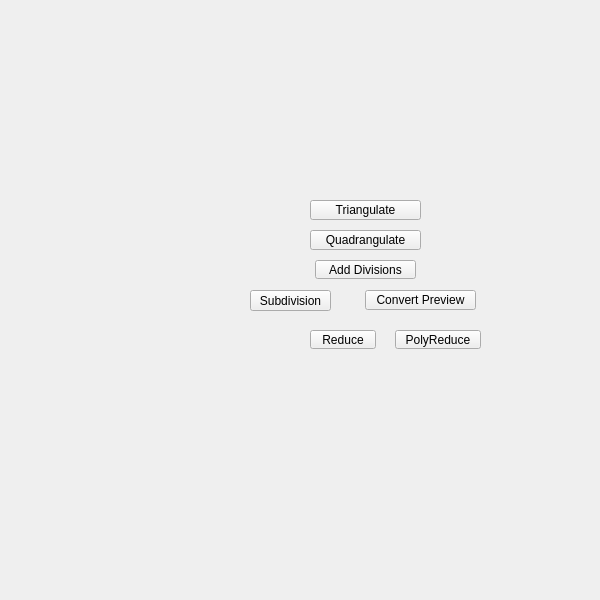
<?xml version="1.0" encoding="UTF-8"?>
<ui version="4.0">
 <class>QtUi</class>
 <widget class="QMainWindow" name="QtUi">
  <property name="enabled">
   <bool>true</bool>
  </property>
  <property name="geometry">
   <rect>
    <x>0</x>
    <y>0</y>
    <width>600</width>
    <height>600</height>
   </rect>
  </property>
  <property name="sizePolicy">
   <sizepolicy hsizetype="Ignored" vsizetype="Ignored">
    <horstretch>0</horstretch>
    <verstretch>0</verstretch>
   </sizepolicy>
  </property>
  <property name="minimumSize">
   <size>
    <width>0</width>
    <height>0</height>
   </size>
  </property>
  <property name="maximumSize">
   <size>
    <width>600</width>
    <height>600</height>
   </size>
  </property>
  <property name="cursor">
   <cursorShape>ArrowCursor</cursorShape>
  </property>
  <property name="whatsThis">
   <string>main</string>
  </property>
  <property name="toolButtonStyle">
   <enum>Qt::ToolButtonIconOnly</enum>
  </property>
  <property name="tabShape">
   <enum>QTabWidget::Triangular</enum>
  </property>
  <property name="dockNestingEnabled">
   <bool>true</bool>
  </property>
  <property name="dockOptions">
   <set>QMainWindow::AllowNestedDocks|QMainWindow::AllowTabbedDocks|QMainWindow::AnimatedDocks|QMainWindow::ForceTabbedDocks</set>
  </property>
  <widget class="QWidget" name="widget">
   <property name="sizePolicy">
    <sizepolicy hsizetype="Ignored" vsizetype="Ignored">
     <horstretch>0</horstretch>
     <verstretch>0</verstretch>
    </sizepolicy>
   </property>
   <widget class="QPushButton" name="i004">
    <property name="geometry">
     <rect>
      <x>250</x>
      <y>290</y>
      <width>81</width>
      <height>21</height>
     </rect>
    </property>
    <property name="minimumSize">
     <size>
      <width>0</width>
      <height>21</height>
     </size>
    </property>
    <property name="maximumSize">
     <size>
      <width>16777215</width>
      <height>21</height>
     </size>
    </property>
    <property name="whatsThis">
     <string>subdivision</string>
    </property>
    <property name="text">
     <string>Subdivision</string>
    </property>
   </widget>
   <widget class="QPushButton" name="b004">
    <property name="enabled">
     <bool>true</bool>
    </property>
    <property name="geometry">
     <rect>
      <x>395</x>
      <y>330</y>
      <width>86</width>
      <height>19</height>
     </rect>
    </property>
    <property name="maximumSize">
     <size>
      <width>111</width>
      <height>19</height>
     </size>
    </property>
    <property name="toolTip">
     <string>Simplify a polygonal object by reducing geometry while preserving the overall shape of the mesh.</string>
    </property>
    <property name="text">
     <string>PolyReduce</string>
    </property>
    <property name="iconSize">
     <size>
      <width>18</width>
      <height>18</height>
     </size>
    </property>
   </widget>
   <widget class="QPushButton" name="b008">
    <property name="enabled">
     <bool>true</bool>
    </property>
    <property name="geometry">
     <rect>
      <x>315</x>
      <y>260</y>
      <width>101</width>
      <height>19</height>
     </rect>
    </property>
    <property name="maximumSize">
     <size>
      <width>111</width>
      <height>19</height>
     </size>
    </property>
    <property name="toolTip">
     <string>Tesselate modifier</string>
    </property>
    <property name="text">
     <string>Add Divisions</string>
    </property>
    <property name="iconSize">
     <size>
      <width>18</width>
      <height>18</height>
     </size>
    </property>
    <property name="balette" stdset="0">
     <palette>
      <active>
       <colorrole role="Base">
        <brush brushstyle="SolidPattern">
         <color alpha="255">
          <red>255</red>
          <green>255</green>
          <blue>255</blue>
         </color>
        </brush>
       </colorrole>
      </active>
      <inactive>
       <colorrole role="Base">
        <brush brushstyle="SolidPattern">
         <color alpha="255">
          <red>255</red>
          <green>255</green>
          <blue>255</blue>
         </color>
        </brush>
       </colorrole>
      </inactive>
      <disabled>
       <colorrole role="Base">
        <brush brushstyle="SolidPattern">
         <color alpha="255">
          <red>255</red>
          <green>85</green>
          <blue>0</blue>
         </color>
        </brush>
       </colorrole>
      </disabled>
     </palette>
    </property>
   </widget>
   <widget class="QPushButton" name="b005">
    <property name="enabled">
     <bool>true</bool>
    </property>
    <property name="geometry">
     <rect>
      <x>310</x>
      <y>330</y>
      <width>66</width>
      <height>19</height>
     </rect>
    </property>
    <property name="maximumSize">
     <size>
      <width>111</width>
      <height>19</height>
     </size>
    </property>
    <property name="toolTip">
     <string>Reduce number of poliginal components for selected objects</string>
    </property>
    <property name="text">
     <string>Reduce</string>
    </property>
    <property name="iconSize">
     <size>
      <width>18</width>
      <height>18</height>
     </size>
    </property>
   </widget>
   <widget class="QPushButton" name="b011">
    <property name="enabled">
     <bool>true</bool>
    </property>
    <property name="geometry">
     <rect>
      <x>365</x>
      <y>290</y>
      <width>111</width>
      <height>20</height>
     </rect>
    </property>
    <property name="minimumSize">
     <size>
      <width>0</width>
      <height>20</height>
     </size>
    </property>
    <property name="maximumSize">
     <size>
      <width>16777215</width>
      <height>19</height>
     </size>
    </property>
    <property name="toolTip">
     <string>Convert smooth mesh preview to polygons</string>
    </property>
    <property name="text">
     <string>Convert Preview</string>
    </property>
    <property name="iconSize">
     <size>
      <width>18</width>
      <height>18</height>
     </size>
    </property>
   </widget>
   <widget class="QPushButton" name="b000">
    <property name="enabled">
     <bool>true</bool>
    </property>
    <property name="geometry">
     <rect>
      <x>310</x>
      <y>230</y>
      <width>111</width>
      <height>20</height>
     </rect>
    </property>
    <property name="minimumSize">
     <size>
      <width>0</width>
      <height>20</height>
     </size>
    </property>
    <property name="maximumSize">
     <size>
      <width>16777215</width>
      <height>20</height>
     </size>
    </property>
    <property name="toolTip">
     <string>Change the selected faces into quadrilaterals.</string>
    </property>
    <property name="text">
     <string>Quadrangulate</string>
    </property>
    <property name="iconSize">
     <size>
      <width>18</width>
      <height>18</height>
     </size>
    </property>
   </widget>
   <widget class="QPushButton" name="b001">
    <property name="enabled">
     <bool>true</bool>
    </property>
    <property name="geometry">
     <rect>
      <x>310</x>
      <y>200</y>
      <width>111</width>
      <height>20</height>
     </rect>
    </property>
    <property name="minimumSize">
     <size>
      <width>0</width>
      <height>20</height>
     </size>
    </property>
    <property name="maximumSize">
     <size>
      <width>16777215</width>
      <height>20</height>
     </size>
    </property>
    <property name="toolTip">
     <string>Change the selected faces into triangles.</string>
    </property>
    <property name="text">
     <string>Triangulate</string>
    </property>
    <property name="iconSize">
     <size>
      <width>18</width>
      <height>18</height>
     </size>
    </property>
   </widget>
  </widget>
 </widget>
 <resources/>
 <connections/>
 <designerdata>
  <property name="gridDeltaX">
   <number>5</number>
  </property>
  <property name="gridDeltaY">
   <number>10</number>
  </property>
  <property name="gridSnapX">
   <bool>true</bool>
  </property>
  <property name="gridSnapY">
   <bool>true</bool>
  </property>
  <property name="gridVisible">
   <bool>true</bool>
  </property>
 </designerdata>
</ui>
